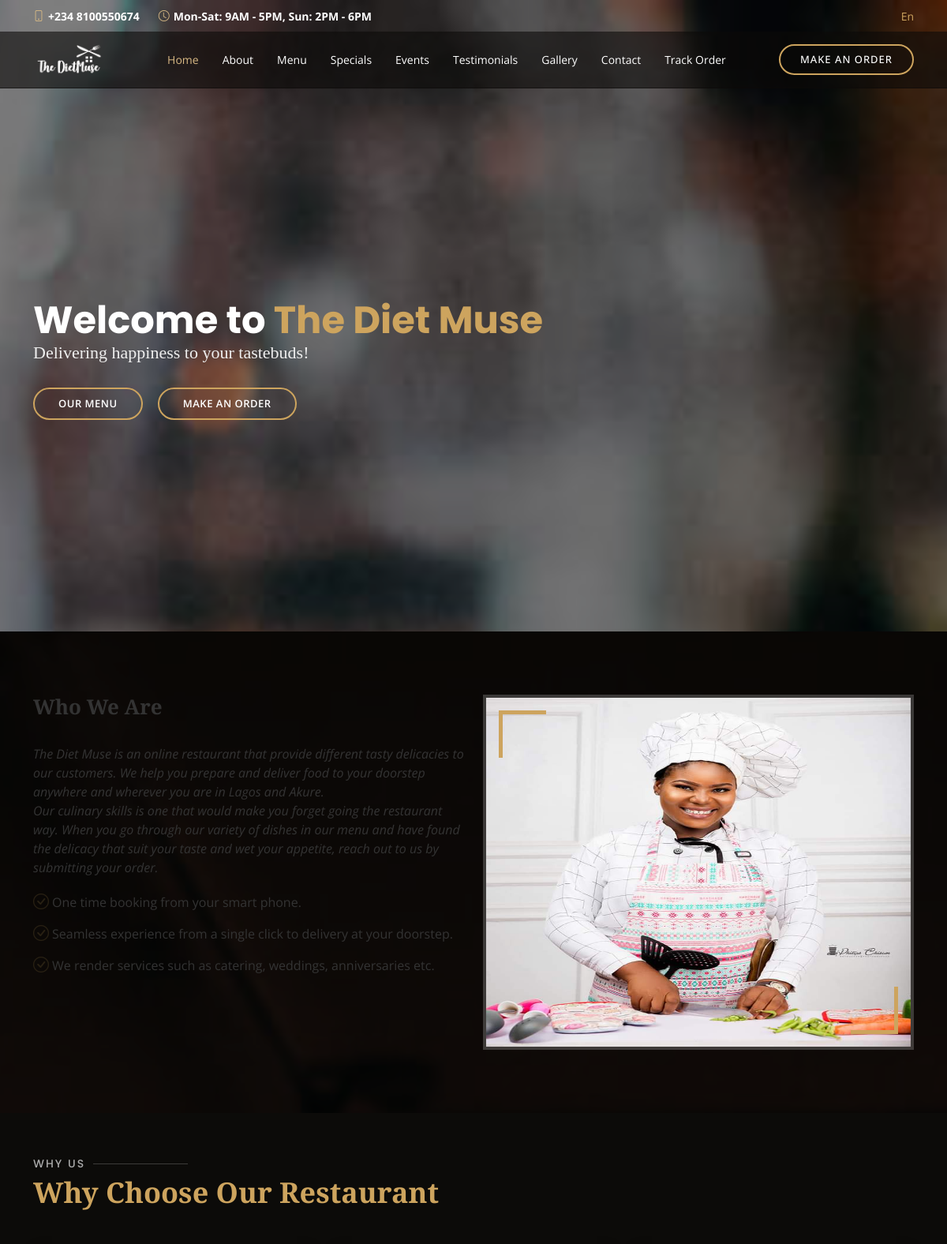
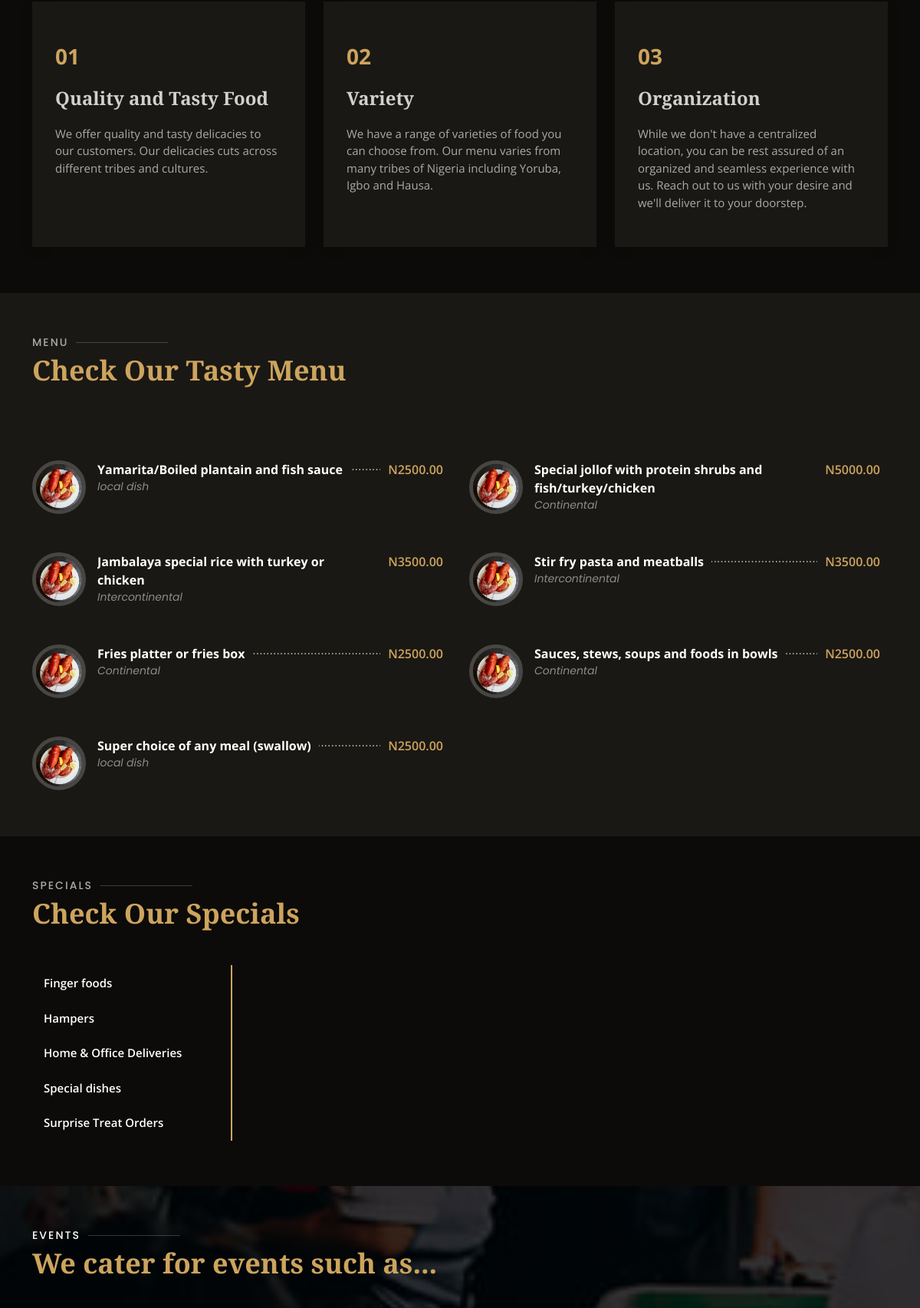
The page / (upper part) on the database its author committed (2 pictures, top to bottom).
### app/models.py (models this page shows, shortened)
class Food(models.Model):
    name = models.CharField(max_length=200, db_index=True)
    slug = models.SlugField(max_length=200, db_index=True)
    category = models.ForeignKey(Category, related_name='categories', null=True, on_delete=models.CASCADE)
    image = models.ImageField(upload_to='food-menu/',blank=True)
    day = models.CharField(max_length=20, choices=week_choices, default='Munchy Monday')
    description = models.TextField(blank=True)
    return_policy = models.TextField(blank=True, null=True,)
    price = models.DecimalField(max_digits=10, null=True, decimal_places=2)
    available = models.BooleanField(default=True)
    created = models.DateTimeField(auto_now_add=True)
    updated = models.DateTimeField(auto_now=True)
    class Meta:
        index_together = (('id', 'slug'),)

class Category(models.Model):
    name = models.CharField(max_length=200, db_index=True)
    slug = models.SlugField(max_length=200, unique=True)
    class Meta:
        ordering = ('name',)
        verbose_name = 'category'
        verbose_name_plural = 'categories'
    def __str__(self):
        return self.name

class Specials(models.Model):
    name = models.CharField(max_length=200, db_index=True)
    slug = models.SlugField(max_length=200, db_index=True)
    description = models.TextField(max_length=500 , db_index=True)
    image = models.ImageField(upload_to='specials/',blank=True)
    class Meta:
        ordering = ('name',)
        index_together = (('id', 'slug'),)
    def __str__(self):
        return self.name

### app/views.py (the view, shortened to what this page needs)
# urls.py: path('', views.index, name='index'),
def index(request):
    events = Event.objects.all()
    specials = Specials.objects.all()
    food_menu = Food.objects.all()
    context = {
        'events':events,
        'specials':specials,
        'food_menu':food_menu,
    }
    return render(request, 'app/index.html', context)

### app/templates/app/index.html (shortened to what this page needs)
<!DOCTYPE html>
<html lang="en">
{% load static %}
<head>
  <link href="{% static 'assets/vendor/animate.css/animate.min.css' %}" rel="stylesheet">
  <link href="{% static 'assets/vendor/aos/aos.css' %}" rel="stylesheet">
  <link href="{% static 'assets/vendor/bootstrap/css/bootstrap.min.css' %}" rel="stylesheet">
  <link href="{% static 'assets/vendor/bootstrap-icons/bootstrap-icons.css' %}" rel="stylesheet">
  <link href="{% static 'assets/vendor/boxicons/css/boxicons.min.css' %}" rel="stylesheet">
  <link href="{% static 'assets/vendor/glightbox/css/glightbox.min.css' %}" rel="stylesheet">
  <link href="{% static 'assets/vendor/swiper/swiper-bundle.min.css' %}" rel="stylesheet">
  <link href="{% static 'assets/css/style.css' %}" rel="stylesheet">
</head>
<body>
  <div id="topbar" class="d-flex align-items-center fixed-top">
    <div class="container d-flex justify-content-center justify-content-md-between">
      <div class="contact-info d-flex align-items-center">
        <i class="bi bi-phone d-flex align-items-center"><span><b>+234 8100550674</b></span></i>
        <i class="bi bi-clock d-flex align-items-center ms-4"><span> <b>Mon-Sat: 9AM - 5PM, Sun: 2PM - 6PM</b></span></i>
      </div>
      <div class="languages d-none d-md-flex align-items-center">
        <ul>
          <li>En</li>
        </ul>
      </div>
    </div>
  </div>
  <header id="header" class="fixed-top d-flex align-items-cente">
    <div class="container-fluid container-xl d-flex align-items-center justify-content-lg-between">
       <a href="{% url 'index' %}" class="logo me-auto me-lg-0"><img src="{% static 'images/dietmusenew-removebg-preview.png' %}" style="height:; width:;" alt="Logo" class="img-fluid"></a>
      <nav id="navbar" class="navbar order-last order-lg-0">
        <ul>
          <li><a class="nav-link scrollto active" href="#hero">Home</a></li>
          <li><a class="nav-link scrollto" href="#about">About</a></li>
          <li><a class="nav-link scrollto" href="#menu">Menu</a></li>
          <li><a class="nav-link scrollto" href="#specials">Specials</a></li>
          <li><a class="nav-link scrollto" href="#events">Events</a></li>
          <li><a class="nav-link scrollto" href="#testimonials">Testimonials</a></li>
          <li><a class="nav-link scrollto" href="#gallery">Gallery</a></li>
          <li><a class="nav-link scrollto" href="#contact">Contact</a></li>
          <li><a class="nav-link scrollto" href="{% url 'dashboard' %}">Track Order</a></li>
        </ul>
      </nav>
      <a href="{% url 'make-order' %}" class="book-a-table-btn scrollto d-none d-lg-flex">Make an order</a>
    </div>
  </header>
  <section id="hero" class="d-flex align-items-center">
    <div class="container position-relative text-center text-lg-start" data-aos="zoom-in" data-aos-delay="100">
      <div class="row">
        <div class="col-lg-8">
          <h1>Welcome to <span>The Diet Muse</span></h1>
          <h2>Delivering happiness to your tastebuds!</h2>
          <div class="btns">
            <a href="#menu" class="btn-menu animated fadeInUp scrollto">Our Menu</a>
            <a href="{% url 'make-order' %}" class="btn-book animated fadeInUp scrollto">Make an Order</a>
          </div>
        </div>
        <div class="col-lg-4 d-flex align-items-center justify-content-center position-relative" data-aos="zoom-in" data-aos-delay="200">
        </div>
      </div>
    </div>
  </section>
  <main id="main">
    <section id="about" class="about">
      <div class="container" data-aos="fade-up">
        <div class="row">
          <div class="col-lg-6 order-1 order-lg-2" data-aos="zoom-in" data-aos-delay="100">
            <div class="about-img">
              <img style="height:450px; width:550px;" src="{% static 'assets/img/chefs/chef1.jpeg' %}" alt="about_chef picture">
            </div>
          </div>
          <div class="col-lg-6 pt-4 pt-lg-0 order-2 order-lg-1 content">
            <h3>Who We Are</h3> <br>
            <p class="fst-italic">
              The Diet Muse is an online restaurant that provide different tasty delicacies to our customers. We help you prepare and deliver food to your doorstep anywhere and wherever you are in Lagos and Akure.
              <br>
              Our culinary skills is one that would make you forget going the restaurant way. When you go through our variety of dishes in our menu and have found the delicacy that suit your taste and wet your appetite, reach out to us by submitting your order.
            </p>
            <ul>
              <li><i class="bi bi-check-circle"></i>One time booking from your smart phone.</li>
              <li><i class="bi bi-check-circle"></i>Seamless experience from a single click to delivery at your doorstep.</li>
              <li><i class="bi bi-check-circle"></i>We render services such as catering, weddings, anniversaries etc.</li>
            </ul>
          </div>
        </div>
      </div>
    </section>
    <section id="why-us" class="why-us">
      <div class="container" data-aos="fade-up">
        <div class="section-title">
          <h2>Why Us</h2>
          <p>Why Choose Our Restaurant</p>
        </div>
        <div class="row">
          <div  class="col-lg-4">
            <div style="height: 320px;" class="box" data-aos="zoom-in" data-aos-delay="100">
              <span>01</span>
              <h4>Quality and Tasty Food</h4>
              <p>We offer quality and tasty delicacies to our customers. Our delicacies cuts across different tribes and cultures.</p>
            </div>
          </div>
          <div class="col-lg-4 mt-4 mt-lg-0">
            <div style="height: 320px;" class="box" data-aos="zoom-in" data-aos-delay="200">
              <span>02</span>
              <h4>Variety</h4>
              <p>We have a range of varieties of food you can choose from. Our menu varies from many tribes of Nigeria including Yoruba, Igbo and Hausa.</p>
            </div>
          </div>
          <div class="col-lg-4 mt-4 mt-lg-0">
            <div style="height: 320px;" class="box" data-aos="zoom-in" data-aos-delay="300">
              <span>03</span>
              <h4>Organization</h4>
              <p>While we don't have a centralized location, you can be rest assured of an organized and seamless experience with us. Reach out to us with your desire and we'll deliver it to your doorstep.</p>
            </div>
          </div>
        </div>
      </div>
    </section>
    <section id="menu" class="menu section-bg">
      <div class="container" data-aos="fade-up">
        <div class="section-title">
          <h2>Menu</h2>
          <p>Check Our Tasty Menu</p>
        </div>
        <div class="row menu-container" data-aos="fade-up" data-aos-delay="200">
          {% for menu in food_menu %}
          <div class="col-lg-6 menu-item filter-starters">
            <img src="{% static 'assets/img/menu/lobster-bisque.jpg' %}" class="menu-img" alt="">
            <div class="menu-content">
              <a href="#">{{ menu.name }}</a><span>N{{ menu.price }}</span>
            </div>
            <div class="menu-ingredients">
              {{ menu.category }}
            </div>
          </div>
          {% endfor %}
        </div>
      </div>
    </section>
    <section id="specials" class="specials">
      <div class="container" data-aos="fade-up">
        <div class="section-title">
          <h2>Specials</h2>
          <p>Check Our Specials</p>
        </div>
        <div class="row" data-aos="fade-up" data-aos-delay="100">
          <div class="col-lg-3">
            <ul class="nav nav-tabs flex-column">
              {% for name in specials %}
              <li class="nav-item">
                <a class="nav-link" data-bs-toggle="tab" href="#{{name.slug}}">{{ name }}</a>
              </li>
               {% endfor %}
            </ul>
          </div>
          <div class="col-lg-9 mt-4 mt-lg-0">
          </div>
        </div>
      </div>
    </section>
    <section id="events" class="events">
      <div class="container" data-aos="fade-up">
        <div class="section-title">
          <h2>Events</h2>
          <p>We cater for events such as...</p>
        </div>
    </section>
  </main>
</body>
</html>

### rows shown on the page
Food: name "Yamarita/Boiled plantain and fish sauce", price "2500.00", category "local dish"
Food: name "Special jollof with protein shrubs and fish/turkey/chicken", price "5000.00", category "Continental"
Food: name "Jambalaya special rice with turkey or chicken", price "3500.00", category "Intercontinental"
Food: name "Stir fry pasta and meatballs", price "3500.00", category "Intercontinental"
Food: name "Fries platter or fries box", price "2500.00", category "Continental"
Food: name "Sauces, stews, soups and foods in bowls", price "2500.00", category "Continental"
Food: name "Super choice of any meal (swallow)", price "2500.00", category "local dish"
Specials: name "Finger foods"
Specials: name "Hampers"
Specials: name "Home & Office Deliveries"
Specials: name "Special dishes"
Specials: name "Surprise Treat Orders"
